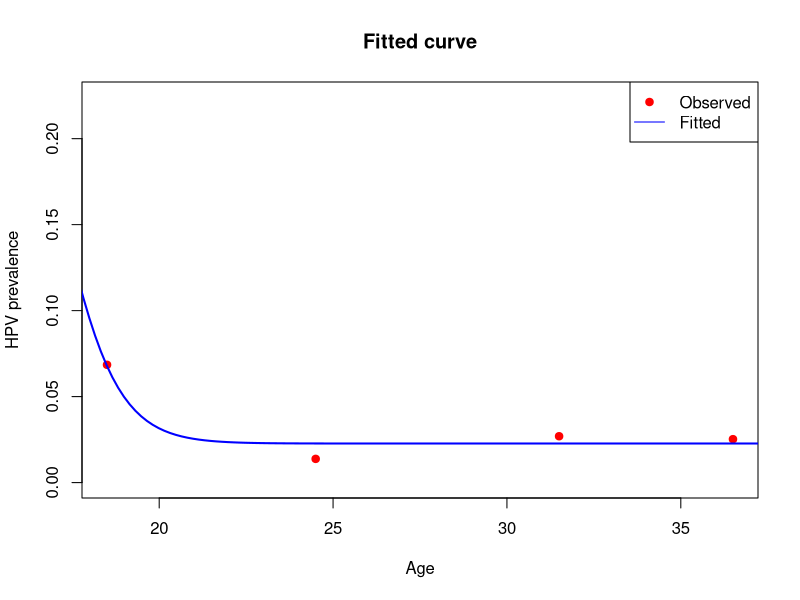

Write R code to recreate this figure.
x <- c(18.5, 24.5,31.5,36.5)
n_total <- c(73, 290, 371, 396)
y_infected <- c(5, 4, 10,10)

x0 <- 16
n_power <- 1

f_model <- function(x, A, B, C) {
  d <- x - x0
  B + (A * d^n_power - B) * exp(-C * d)
}

neg_log_likelihood <- function(par) {
  A <- par[1]; B <- par[2]; C <- par[3]
  p <- f_model(x, A, B, C)
  p <- pmax(pmin(p, 1 - 1e-6), 1e-6)
  -sum(y_infected * log(p) + (n_total - y_infected) * log(1 - p))
}

set.seed(1)
result <- optim(
  par = c(0.01, 0.1, 0.1),    
  fn = neg_log_likelihood,
  method = "BFGS",
  control = list(maxit = 1000, reltol = 1e-10)
)

fit_par <- setNames(result$par, c("A","B","C"))
print(fit_par)





curve_x <- seq(16, 49, length.out = 200)
fitted_p_curve <- f_model(curve_x, fit_par["A"], fit_par["B"], fit_par["C"])
fitted_p_curve <- pmax(pmin(fitted_p_curve, 1 - 1e-6), 1e-6)

plot(x, y_infected / n_total, col = "red", pch = 19,
     ylim = c(0, max(y_infected / n_total, fitted_p_curve) + 0.05),
     xlab = "Age", ylab = "HPV prevalence",
     main = "Fitted curve")
lines(curve_x, fitted_p_curve, col = "blue", lwd = 2)
legend("topright", legend = c("Observed", "Fitted"),
       col = c("red", "blue"), pch = c(19, NA), lty = c(NA, 1))

x_out <- 24:49
fitted_p_out <- f_model(x_out, fit_par["A"], fit_par["B"], fit_par["C"])
fitted_p_out <- pmax(pmin(fitted_p_out, 1 - 1e-6), 1e-6)

res_table <- data.frame(
  age = x_out,
  fitted_prevalence = round(fitted_p_out, 6)
)
print(res_table, row.names = FALSE)
